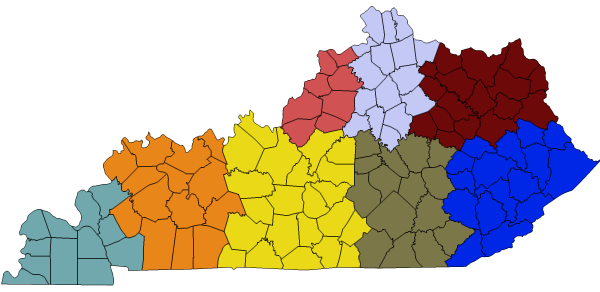
#> input picture croppednewmap.png, 600 x 292 px; its folder holds 5 pictures in this run
$ python saveRegionsAsPNG.py
#> lines starting #> are read from the running program, lines starting #| are printed output that depends on the picture
from skimage import io
from sklearn.cluster import KMeans
import numpy as np
import os

def make_regions_black(region_img):
    """
    Takes an image of a region and turns all non-background pixels to black.
    Handles both RGB and RGBA images.

    Args:
    region_img (numpy array): The image of the region.

    Returns:
    numpy array: The modified image with the region turned black.
    """
    # Check if the image has an alpha channel
    has_alpha = region_img.shape[-1] == 4

    # Create a black pixel (RGBA or RGB)
    black_pixel = (0, 0, 0, 255) if has_alpha else (0, 0, 0)

    # Initialize a black image
    black_img = np.zeros_like(region_img)

    # Set all non-zero pixels to black
    black_img[region_img.any(axis=-1)] = black_pixel

    return black_img


def segment_and_save(image_path, num_regions, output_dir):
    """
    Segments an image into a specified number of regions using K-Means clustering,
    turns each region black, and saves each as a separate image.

    Args:
    image_path (str): Path to the input image.
    num_regions (int): Number of regions to segment the image into.
    output_dir (str): Directory where segmented images will be saved.
    """
#> called with image_path = 'croppednewmap.png', num_regions = 45, output_dir = 'output_regions'
    # Load the image
    img = io.imread(image_path)
#> img is the input picture: shape (292, 600, 4); mean R, G, B, A 198.2, 186, 171.7, 255

    # Flatten the image
    height, width, _ = img.shape
#> height = 292; width = 600
    img_flatten = img.reshape((height * width, -1))

    # Apply K-Means clustering
    kmeans = KMeans(n_clusters=num_regions, random_state=0).fit(img_flatten)
    labels = kmeans.labels_

    # Create output directory if it doesn't exist
    os.makedirs(output_dir, exist_ok=True)

    # Save each region as a separate image
    for i in range(num_regions):
        # Initialize an image for the region
        region_img = np.zeros_like(img_flatten)
        # Assign the mean color to the pixels in this region
        region_img[labels == i] = np.mean(img_flatten[labels == i], axis=0)
        region_img = region_img.reshape((height, width, -1))

        # Make the region black
        black_region_img = make_regions_black(region_img)

        # Save the blackened region image
        region_filename = os.path.join(output_dir, f"region_{i + 1}.png")
        io.imsave(region_filename, black_region_img)
#> this loop made 45 passes
#> pass 1, in segment_and_save, `io.imsave(region_filename, black_region_img)`:
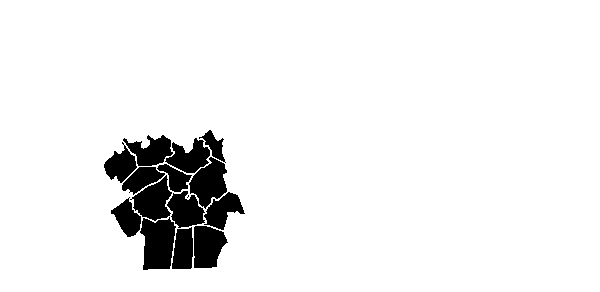
#> saved as region_1.png: shape (292, 600, 4); mean R, G, B, A 0, 0, 0, 17.2; transparent parts drawn white
#> pass 2, in segment_and_save, `io.imsave(region_filename, black_region_img)`:
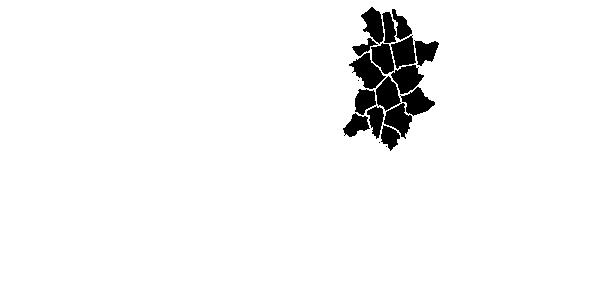
#> saved as region_2.png: shape (292, 600, 4); mean R, G, B, A 0, 0, 0, 10.1; transparent parts drawn white
#> after the loop:
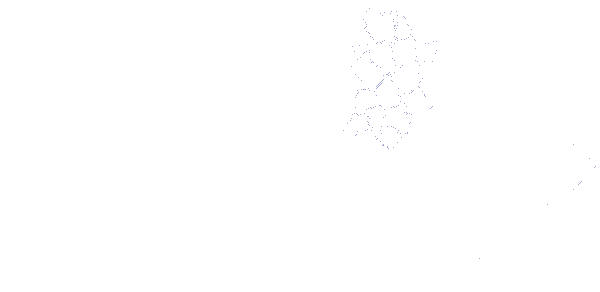
#> region_img: shape (292, 600, 4); mean of channels 0, 1, 2, 3 0.2, 0.2, 0.3, 0.4; transparent parts drawn white

# Example usage
segment_and_save('croppednewmap.png', num_regions=45, output_dir='output_regions')
